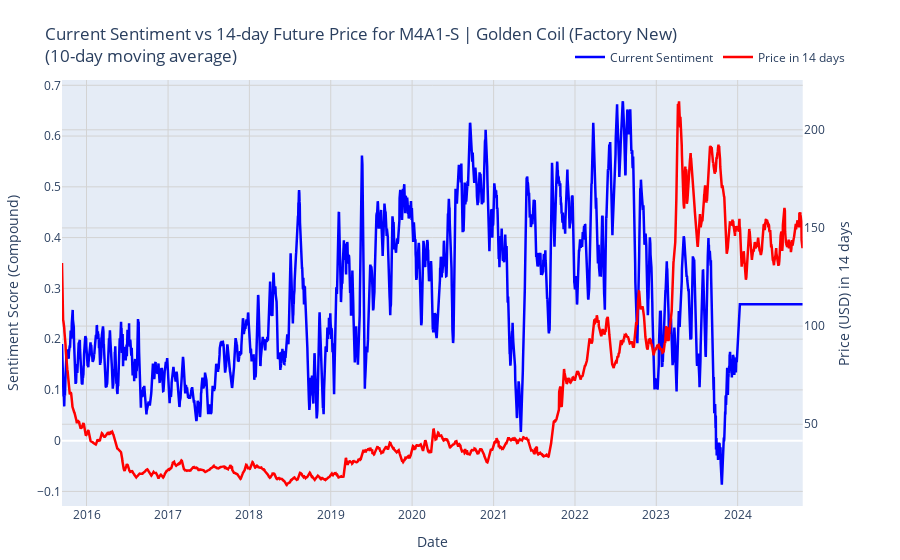

Source (notebook cell):
### Markdown cell above
## timeseries - mentions against price plot

### Code cell
# Load polarity data
polarity_df = pd.read_csv(os.path.join(GAME_PRICE_PREDICTION_PATH, 'data', 'reddit_data', 'polarity_all', ALL_POLARITY_FILENAME))
polarity_df['date'] = pd.to_datetime(polarity_df['date'])

# Ensure df has a 'date' column
if 'date' not in df.columns:
    df = df.reset_index()

# Set the prediction lag in days (how many days ahead to predict)
prediction_days = 14  # Adjust this value as needed

# Merge polarity and price data
merged_df = pd.merge(polarity_df, df[['date', 'price_usd']], on='date', how='outer').sort_values('date')
merged_df = merged_df.ffill()

# Shift price forward (future price)
merged_df['future_price'] = merged_df['price_usd'].shift(-prediction_days)

# Calculate smoothened versions
window_size = 10
merged_df['smooth_compound'] = merged_df['compound'].rolling(window=window_size).mean()
merged_df['smooth_future_price'] = merged_df['future_price'].rolling(window=window_size).mean()

# Remove NaN values created by the shift
merged_df = merged_df.dropna(subset=['smooth_compound', 'smooth_future_price'])

# Create figure with secondary y-axis
fig = make_subplots(specs=[[{"secondary_y": True}]])

# Add smoothened traces
fig.add_trace(
    go.Scatter(x=merged_df['date'], y=merged_df['smooth_compound'], 
               name="Current Sentiment", line=dict(color='blue', width=2.5)),
    secondary_y=False,
)

fig.add_trace(
    go.Scatter(x=merged_df['date'], y=merged_df['smooth_future_price'], 
               name=f"Price in {prediction_days} days", line=dict(color='red', width=2.5)),
    secondary_y=True,
)

# Update layout for better readability
fig.update_layout(
    title_text=f"Current Sentiment vs {prediction_days}-day Future Price for {ITEM}<br>({window_size}-day moving average)",
    legend=dict(orientation="h", yanchor="bottom", y=1.02, xanchor="right", x=1),
    margin=dict(l=50, r=50, t=80, b=50),
)

# Update y-axes
fig.update_yaxes(title_text="Sentiment Score (Compound)", secondary_y=False, gridcolor='lightgrey')
fig.update_yaxes(title_text=f"Price (USD) in {prediction_days} days", secondary_y=True, gridcolor='lightgrey')

# Update x-axis
fig.update_xaxes(title_text="Date", gridcolor='lightgrey')

# Show the figure
fig.show()

# Save figures
save_dir = os.path.join(GAME_PRICE_PREDICTION_PATH, 'data', 'figures', ITEM_SANITIZED)
os.makedirs(save_dir, exist_ok=True)

# Save static PNG
fig.write_image(
    os.path.join(save_dir, f'timeseries_pol_price_prediction_{prediction_days}days.png'),
    width=1920, 
    height=1080,
    scale=2
)

# Save interactive HTML
fig.write_html(os.path.join(save_dir, f'timeseries_pol_price_prediction_{prediction_days}days.html'))

print(f"Saved to ./data/figures/{ITEM_SANITIZED}")

### Figure 1 — Plotly figure (JSON) as saved in the notebook; plotly's stock layout.template omitted (floating-point values rounded to 4 significant figures; data arrays with more than 128 entries replaced by an {"elided": "..."} marker saying what was removed)
{"data": [{"line": {"color": "blue", "width": 2.5}, "name": "Current Sentiment", "type": "scatter", "x": {"elided": "3325 str values"}, "xaxis": "x", "y": {"elided": "3325 float values"}, "yaxis": "y"}, {"line": {"color": "red", "width": 2.5}, "name": "Price in 14 days", "type": "scatter", "x": {"elided": "3325 str values"}, "xaxis": "x", "y": {"elided": "3325 float values"}, "yaxis": "y2"}], "layout": {"legend": {"orientation": "h", "x": 1, "xanchor": "right", "y": 1.02, "yanchor": "bottom"}, "margin": {"b": 50, "l": 50, "r": 50, "t": 80}, "title": {"text": "Current Sentiment vs 14-day Future Price for M4A1-S | Golden Coil (Factory New)<br>(10-day moving average)"}, "xaxis": {"anchor": "y", "domain": [0, 0.94], "gridcolor": "lightgrey", "title": {"text": "Date"}}, "yaxis": {"anchor": "x", "domain": [0, 1], "gridcolor": "lightgrey", "title": {"text": "Sentiment Score (Compound)"}}, "yaxis2": {"anchor": "x", "gridcolor": "lightgrey", "overlaying": "y", "side": "right", "title": {"text": "Price (USD) in 14 days"}}}}
